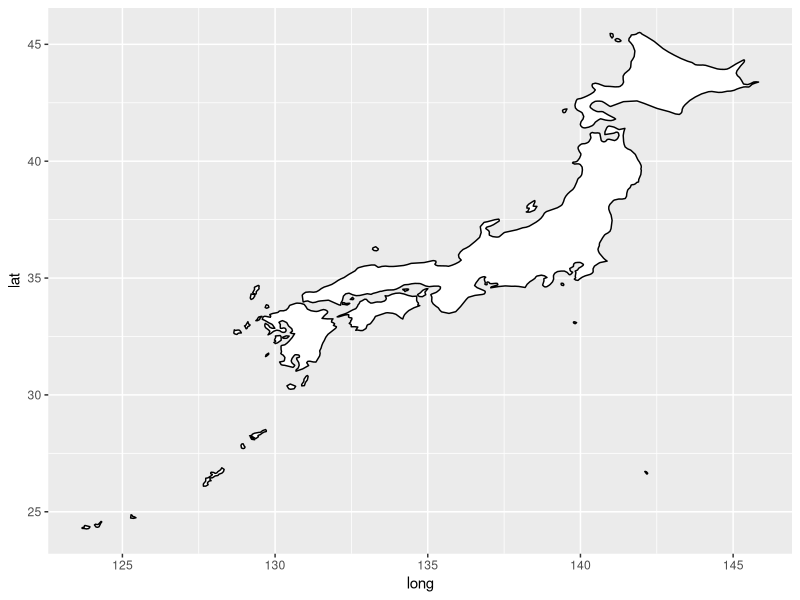
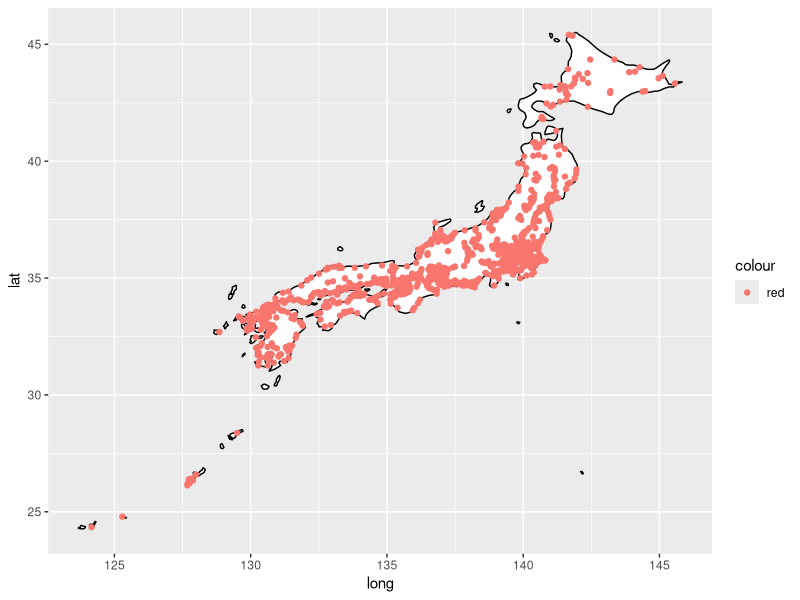
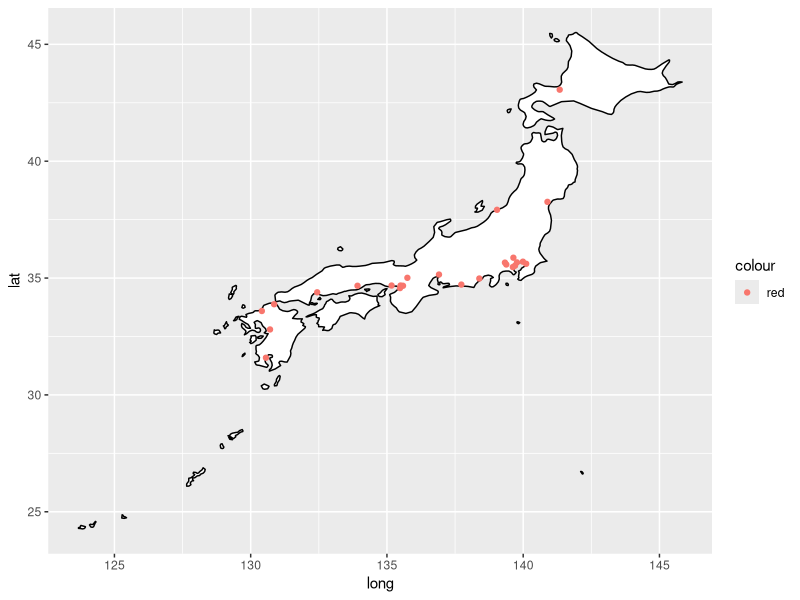
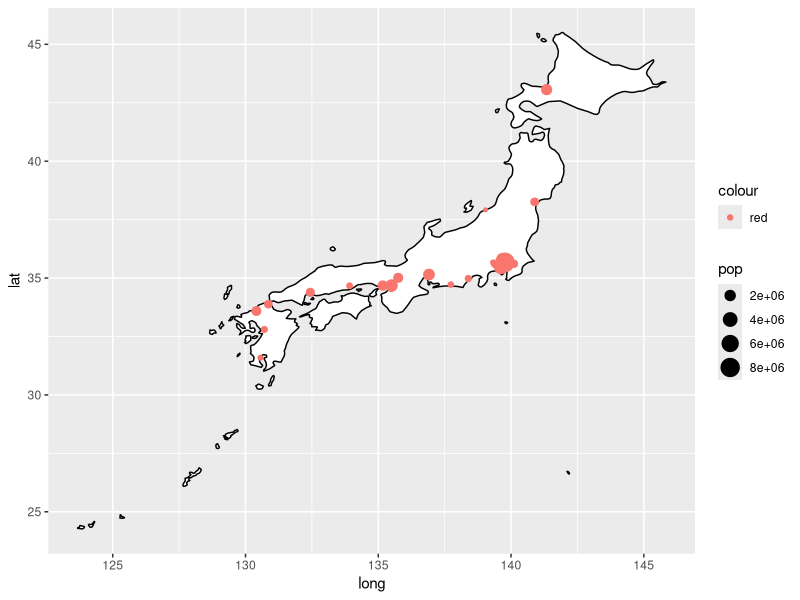
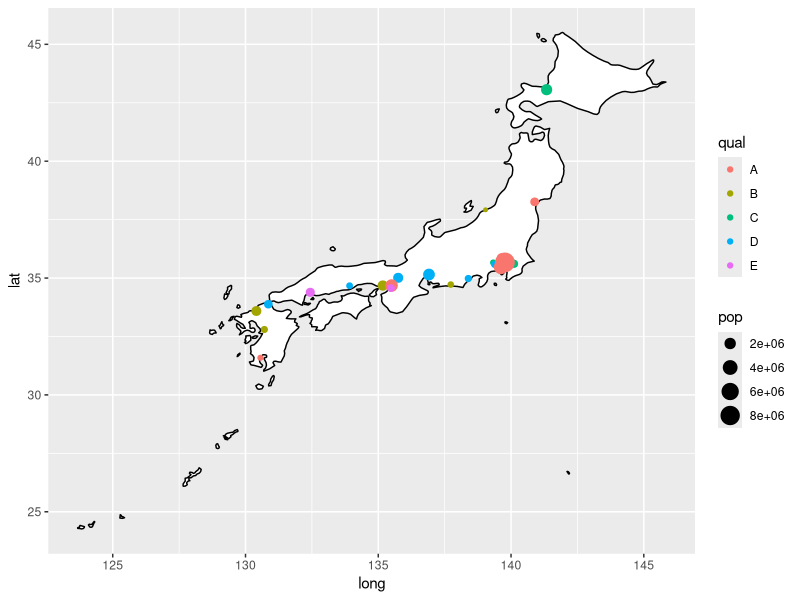
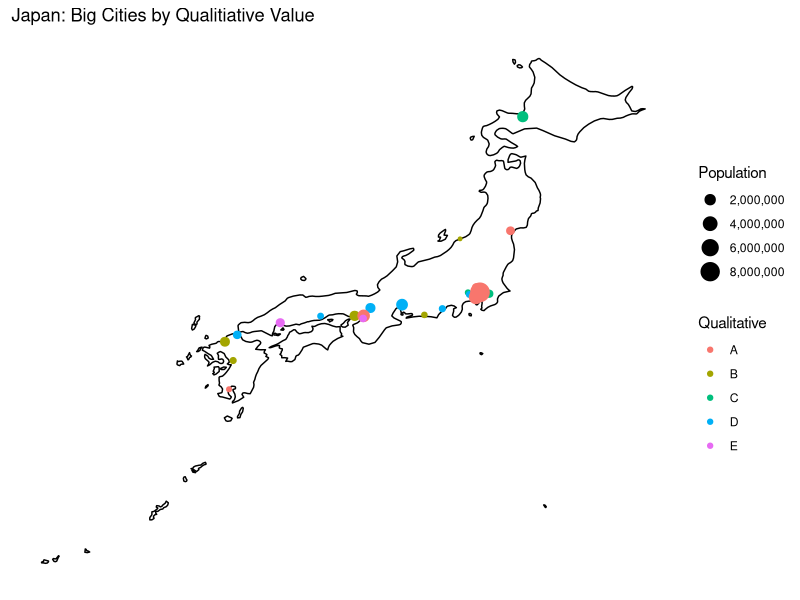

The R source for these figures, in order:
library(tidyverse)
library(maps)
?map_data

#MAP DATAFRAME OF CITIES IN JAPAN
world = map_data("world")
japan = filter(world, region =="Japan")

#Make Bubble chart with default R colors

ggplot(japan, aes(x=long, y= lat, group = group))+
  geom_polygon(color = "black", fill = "white")

#mps package has cities data
head(maps::world.cities)
my_cities = maps::world.cities

japan_cities = filter(my_cities, country.etc == "Japan")

#make a point for every city
ggplot(japan, aes(x=long, y= lat, group = group))+
  geom_polygon(color = "black", fill = "white")+
  geom_point(data = japan_cities, aes(x=long, y=lat, group = NULL, color = "red"))
  #Note the new data table used for Geom Point -- no need to merge into original data here b/c long and lat are same anyway
  #Null group b/c no need for it -- it's already all for one country


#let's pick just big cities

japan_big_cities = filter(japan_cities, pop>= 500000)

ggplot(japan, aes(x=long, y= lat, group = group))+
  geom_polygon(color = "black", fill = "white")+
  geom_point(data = japan_big_cities, aes(x=long, y=lat, group = NULL, color = "red"))

#vary size of point (bubble) by city size

ggplot(japan, aes(x=long, y= lat, group = group))+
  geom_polygon(color = "black", fill = "white")+
  geom_point(data = japan_big_cities, aes(x=long, y=lat, group = NULL, color = "red", size = pop))

#now vary color of bubbles by, say, some qualitative measure

japan_big_cities$qual = sample(LETTERS [1:5], nrow(japan_big_cities), replace = TRUE)

ggplot(japan, aes(x=long, y= lat, group = group))+
  geom_polygon(color = "black", fill = "white")+
  geom_point(data = japan_big_cities, aes(x=long, y=lat, group = NULL, color = qual, size = pop))

#do some tweaking
#no scientific notation for legend using scales package
library(scales)

#Change column names to make Legend nicer
japan_big_cities$Population = japan_big_cities$pop
japan_big_cities$Qualitative = japan_big_cities$qual


ggplot(japan, aes(x=long, y= lat, group = group))+
  geom_polygon(color = "black", fill = "white")+
  geom_point(data = japan_big_cities, aes(x=long, y=lat, group = NULL, color = Qualitative, size = Population))+
  scale_size_continuous(label=comma)+
  theme_classic()+
  theme(axis.text.x = element_blank(), axis.text.y = element_blank(), 
        axis.line = element_blank(),
        axis.ticks = element_blank(),
        axis.title = element_blank())+
  labs(title = "Japan: Big Cities by Qualitiative Value")